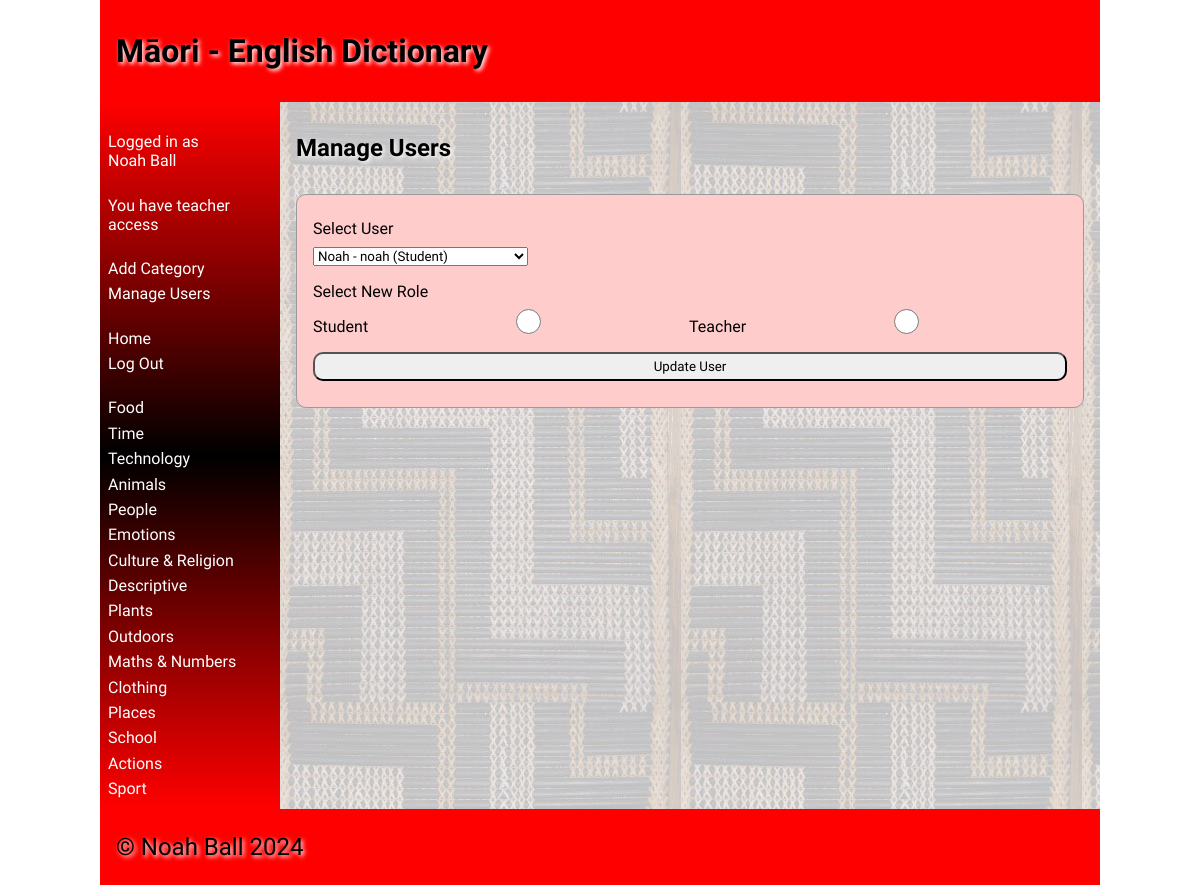
The app's page /manage-users (signed in) with its own data.
### tables this page shows
CREATE TABLE user
(
    id       integer
        constraint user_pk
            primary key autoincrement,
    name     varchar(30),
    username varchar(16),
    password varchar(64),
    type     integer
);

CREATE TABLE category
(
    id   integer
        constraint category_pk
            primary key autoincrement,
    name varchar(35)
);

### routes/pages.py (the view, shortened to what this page needs)
def manage_users_page():
    if not helpers.user_authenticated():  # Check if the user is logged in
        return redirect('/login')  # If not, redirect to the login page
    if session['user_type'] != 2:  # Check if the user is a teacher
        return redirect(
            '/?error=You+do+not+have+permission+to+manage+users.')  # If not, redirect to the home page with an error message
    users = db.run_query("SELECT id, name, username, type FROM user", (), True, False)
    for i in range(len(users)):
        if users[i][3] == 1:
            users[i] = users[i] + ("Student",)
        elif users[i][3] == 2:
            users[i] = users[i] + ("Teacher",)
        else:
            users[i] = users[i] + ("Unknown",)
    categories = helpers.get_categories()
    return render_template('manage_users.html', users=users, error=request.args.get("error"), categories=categories)

### lib/db.py (called while the page is built)
def create_connection(db_file):
    try:  # Try/except block to handle exceptions
        connection = sqlite3.connect(db_file)  # Create a connection to the database
        return connection  # Return the connection
    except sqlite3.Error as e:
        print(e)  # Print the error (if one is caught)
    return None

def run_query(query: str, params: tuple, multiple: bool, commit: bool):
    conn = create_connection(globals.DATABASE_FILE)  # Create a connection to the database
    cur = conn.cursor()  # Create a cursor object
    cur.execute(query, params)  # Execute the query
    if commit:  # If the query requires a commit
        conn.commit()  # Commit the query
    if multiple:  # If the query returns multiple rows
        result = cur.fetchall()  # Retrieve all rows
    else:  # If the query returns a single row
        result = cur.fetchone()  # Retrieve the row
    conn.close()  # Close the connection
    return result  # Return the result

### lib/helpers.py (called while the page is built)
def get_categories():
    categories = db.run_query("SELECT id, name FROM category", (), True, False)
    return categories

def user_authenticated():
    return 'user_id' in session

### templates/manage_users.html (shortened to what this page needs)
{% extends 'base.html' %}
{% block heading %}Māori - English Dictionary{% endblock %}
{% block main %}
    <h2>Manage Users</h2>
    <form action="/manage-users" method="post">
    <div class="dataForm">
        <p>Select User</p>
        <select name="user_id" id="user_id" required>
            {% for user in users %}
                <option value="{{ user[0]|string }}">{{ user[1] }} - {{ user[2] }} ({{ user[4] }})</option>
            {% endfor %}
        </select>
        <p style="margin-top: 0.5rem">Select New Role</p>
        <div style="display: flex; justify-content: center; margin-bottom: 0.5rem">
            <p>Student</p>
            <input type="radio" id="role" name="user_type" value="1" required>
            <p>Teacher</p>
            <input type="radio" id="role" name="user_type" value="2" required>
        </div>
        <input type="submit" value="Update User">
    </div>
    </form>
{% endblock %}

### templates/base.html (shortened to what this page needs)
<!doctype html>
<html lang="en">
<head>
    <link href="{{ url_for('static', filename='css/style.css') }}" rel="stylesheet">
</head>
<body>
<div id="container">
    <header>
        <h1>{% block heading %}{% endblock %}</h1>
    </header>
    <nav>
        <ul>
            {% if session["username"] %}
                <li><a>Logged in as<br>{{ session["name"] }}</a></li>
                <br>
                {% if session["user_type"] == 1 %}
                    <li><a>You have student access</a></li>
                {% elif session["user_type"] == 2 %}
                    <li><a>You have teacher access</a></li>
                    <br>
                    <li><a href="/add-category">Add Category</a></li>
                    <li><a href="/manage-users">Manage Users</a></li>
                {% endif %}
                <br>
                <li><a href="/">Home</a></li>
            {% endif %}
            {% if not session["user_id"] %}
                <li><a href="/login">Log In</a></li>
                <li><a href="/signup">Sign Up</a></li>
            {% else %}
                <li><a href="/logout">Log Out</a></li>
            {% endif %}
            <br>
            {% for category in categories %}
                <li><a href="/category/{{ category[0] }}">{{ category[1] }}</a></li>
            {% endfor %}
        </ul>
    </nav>
    <main>
        {% block main %}{% endblock %}
    </main>
    <footer>
        <p>
            &copy; Noah Ball 2024
        </p>
    </footer>
</div>
</body>
</html>

### static/css/style.css (style rules this page uses)
* { font-family: Comfortaa, sans-serif; margin: 0; padding: 0; box-sizing: border-box; }
#container { display: grid; grid-template-columns: 75px auto; grid-template-areas: 'nav header' 'main main' 'footer footer'; }
header { grid-area: header; background-color: #f00; padding: 1rem; }
nav { grid-area: nav; }
main { grid-area: main; padding: 1rem; background-color: #edd; }
h1, h2, h3, h4 { padding: 1rem 0; font-family: 'Suez One', serif; color: #000; text-shadow: 2px 2px 4px #fff; }
p { padding: 0.5rem 0; }
a { color: #222; }
.dataForm { margin: 1rem 0; border: 1px solid #999; padding: 1rem; background-color: #fcc; border-radius: 10px; }
.dataForm input, textarea { width: 100%; border-radius: 10px; padding: 0.3rem; margin-bottom: 10px; }
footer { grid-area: footer; padding: 1rem; background-color: #f00; }
footer p { color: #000; text-shadow: 2px 2px 4px #fff; font-size: 1.5rem; }
@media only screen and (min-width: 768px) { #container { grid-template-columns: 180px auto; grid-template-areas: 'header header' 'nav main' 'footer footer'; } }
@media only screen and (min-width: 768px) { nav { background: linear-gradient(180deg, rgba(255,0,0,1) 0%, rgba(0, 0, 0, 1) 50%, rgba(255,0,0,1) 100%); padding: 0.5rem; } }
@media only screen and (min-width: 768px) { nav ul { list-style: none; } }
@media only screen and (min-width: 768px) { nav li { padding: 0.2rem 0; } }
@media only screen and (min-width: 768px) { nav a { color: #fff; text-decoration: none; } }
@media only screen and (min-width: 768px) { main { background-image: url('/poutama.jpg'); } }
@media only screen and (min-width: 1000px) { #container { width: 1000px; margin: auto; } }

### records on screen
user: name "Noah Ball"
category: name "Food"
category: name "Time"
category: name "Technology"
category: name "Animals"
category: name "People"
category: name "Emotions"
category: name "Culture & Religion"
category: name "Descriptive"
category: name "Plants"
category: name "Outdoors"
category: name "Maths & Numbers"
category: name "Clothing"
category: name "Places"
category: name "School"
category: name "Actions"
category: name "Sport"

### other values on screen
form field user_id "Noah - noah (Student)"
